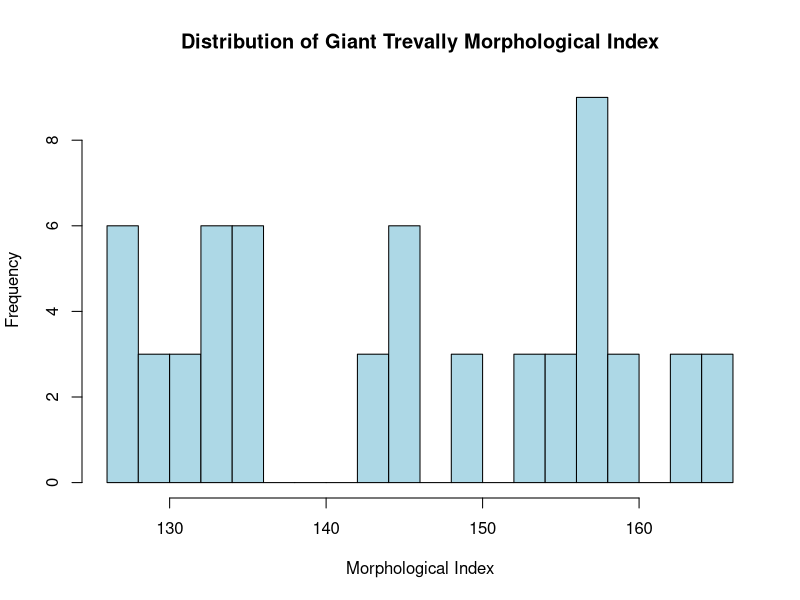
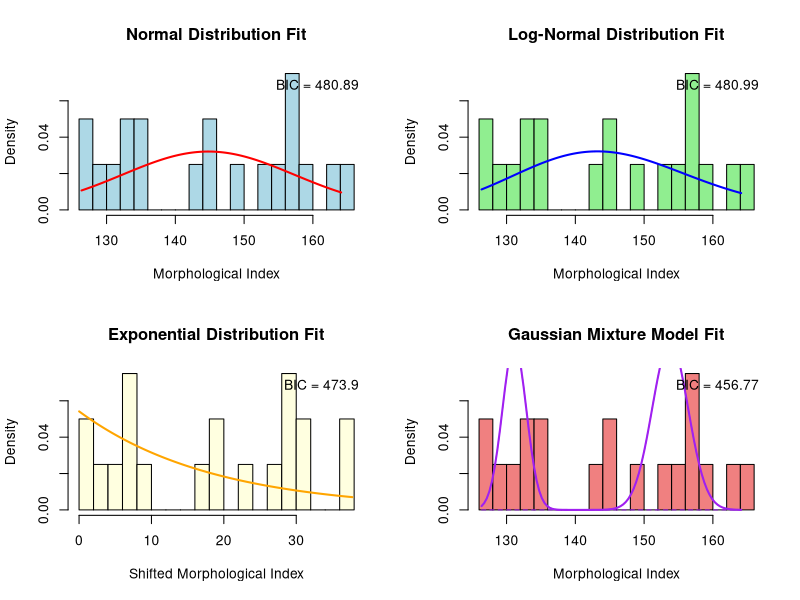

Reproduce these figures in R, in order. (Note: this script raises an error after producing the figures.)
# MaximillianBalter_Unit1_TrevallyGMM_BIOL672.r
# Author: Maximillian Balter
# OS: macOS
# Libraries/packages used: MASS, mixtools, ggplot2
# Input data files used: trevally_multivariate_data.txt
# Output files generated: trevally_gmm_analysis.pdf, trevally_bic_comparison.txt
# Analysis of Giant Trevally morphological data using Gaussian Mixture Models and BIC comparison
# This script performs Step 16 from the assignment sheet

# I need to load the required libraries for this analysis
library(MASS)     # I use this for the fitdistr function to fit simple probability distributions
library(mixtools) # I use this for the normalmixEM function to fit Gaussian mixture models  
library(ggplot2)  # I use this for creating plots

# I load the trevally data that I've been working with throughout this assignment
trevally_data <- read.table("Assignment1_data/trevally_multivariate_data.txt", header = TRUE, sep = "\t")

cat("Giant Trevally Morphological Data Analysis\n")
cat("Step 16: Gaussian Mixture Model and BIC Comparison\n")
cat("=================================================\n\n")

# I'm going to analyze the Morphological_Index because it represents the overall size of the villi
size_variable <- trevally_data$Morphological_Index # I extract this variable for my analysis
cat("Variable analyzed: Morphological_Index (overall morphological size)\n")
cat("Sample size:", length(size_variable), "observations\n") # I report how many fish I have data for
cat("Range:", round(min(size_variable), 2), "to", round(max(size_variable), 2), "\n") # I show the range of values
cat("Mean:", round(mean(size_variable), 2), "\n") # I calculate the average size
cat("Standard deviation:", round(sd(size_variable), 2), "\n\n") # I calculate how much variation there is

# I want to see what the distribution looks like before I start fitting models
cat("Creating initial histogram to examine distribution shape...\n")
hist(size_variable, breaks = 15, main = "Distribution of Giant Trevally Morphological Index", 
     xlab = "Morphological Index", ylab = "Frequency", col = "lightblue") # I make a histogram to see the shape

# Now I fit the first model - a normal distribution
cat("Fitting Model 1: Normal Distribution\n")
normal_fit <- fitdistr(size_variable, "normal") # I fit a normal distribution to my data
normal_loglik <- normal_fit$loglik # I extract the log-likelihood value
normal_bic <- BIC(normal_fit) # I calculate the BIC for this model
cat("Normal - Log-likelihood:", round(normal_loglik, 3), "BIC:", round(normal_bic, 3), "\n")

# Now I fit the second model - a log-normal distribution  
cat("Fitting Model 2: Log-Normal Distribution\n")
lognormal_fit <- fitdistr(size_variable, "lognormal") # I fit a log-normal distribution
lognormal_loglik <- lognormal_fit$loglik # I get the log-likelihood
lognormal_bic <- BIC(lognormal_fit) # I calculate BIC for log-normal
cat("Log-normal - Log-likelihood:", round(lognormal_loglik, 3), "BIC:", round(lognormal_bic, 3), "\n")

# For my third model, I choose an exponential distribution
cat("Fitting Model 3: Exponential Distribution (my choice)\n")
# I need to shift the data to make it positive since exponential distributions require positive values
shifted_data <- size_variable - min(size_variable) + 0.01 # I shift all values to be positive
exponential_fit <- fitdistr(shifted_data, "exponential") # I fit an exponential distribution
exponential_loglik <- exponential_fit$loglik # I get the log-likelihood
exponential_bic <- BIC(exponential_fit) # I calculate BIC for exponential
cat("Exponential - Log-likelihood:", round(exponential_loglik, 3), "BIC:", round(exponential_bic, 3), "\n")

# Finally, I fit the Gaussian Mixture Model with 2 components
cat("Fitting Model 4: Gaussian Mixture Model (2 components)\n")
gmm_fit <- normalmixEM(size_variable, k = 2, maxit = 1000) # I fit a 2-component mixture model
gmm_loglik <- gmm_fit$loglik # I extract the log-likelihood from the GMM

# I need to calculate BIC manually for the GMM since the BIC function doesn't work with mixture models
N <- length(size_variable) # I count how many observations I have
gmm_bic <- -2 * gmm_loglik + 4 * log(N) # I use the BIC formula with 4 parameters (2 means, 2 sigmas)
cat("GMM - Log-likelihood:", round(gmm_loglik, 3), "BIC:", round(gmm_bic, 3), "\n")

cat("\nGMM Components:\n") # I want to see what the two components look like
cat("Component 1: mean =", round(gmm_fit$mu[1], 3), "sigma =", round(sqrt(gmm_fit$sigma[1]), 3), "lambda =", round(gmm_fit$lambda[1], 3), "\n")
cat("Component 2: mean =", round(gmm_fit$mu[2], 3), "sigma =", round(sqrt(gmm_fit$sigma[2]), 3), "lambda =", round(gmm_fit$lambda[2], 3), "\n")

# Now I create a table to compare all my models
cat("\n=== BIC COMPARISON RESULTS ===\n")
models <- c("Normal", "Log-Normal", "Exponential", "GMM") # I list all the models I fitted
bic_values <- c(normal_bic, lognormal_bic, exponential_bic, gmm_bic) # I collect all the BIC values
loglik_values <- c(normal_loglik, lognormal_loglik, exponential_loglik, gmm_loglik) # I collect all log-likelihoods

# I make a dataframe to organize the results nicely
results_df <- data.frame(
  Model = models,
  LogLikelihood = round(loglik_values, 3),
  BIC = round(bic_values, 3),
  DeltaBIC = round(bic_values - min(bic_values), 3) # I calculate how much worse each model is than the best
)

# I sort the table so the best model (lowest BIC) is at the top
results_df <- results_df[order(results_df$BIC), ]
print(results_df) # I print the comparison table

# I identify which model won
best_model <- results_df$Model[1] # The first row has the best model
cat("\nBest model (lowest BIC):", best_model, "\n")

# I interpret what the Delta BIC values mean in practical terms
cat("\nDelta BIC Interpretation:\n")
for(i in 1:nrow(results_df)) { # I go through each model in my table
  delta <- results_df$DeltaBIC[i] # I get the delta BIC value
  model <- results_df$Model[i] # I get the model name
  if(delta == 0) { # If delta is zero, this is the best model
    cat(model, ": Best model (reference)\n")
  } else if(delta <= 2) { # If delta is small, there's still good support
    cat(model, ": Substantial support (ΔIC ≤ 2)\n") 
  } else if(delta <= 6) { # If delta is moderate, there's less support
    cat(model, ": Considerably less support (2 < ΔIC ≤ 6)\n")
  } else { # If delta is large, there's basically no support
    cat(model, ": Essentially no support (ΔIC > 6)\n")
  }
}

# Now I want to create plots to show how well each model fits my data
cat("\nCreating comprehensive visualization...\n")

pdf("Assignment1_output/plots/trevally_gmm_analysis.pdf", width = 12, height = 8) # I save my plots to a PDF file

# I set up a 2x2 grid to show all four models
par(mfrow = c(2, 2))

# Plot 1: I show the histogram with the normal distribution curve
hist(size_variable, breaks = 15, freq = FALSE, main = "Normal Distribution Fit",
     xlab = "Morphological Index", ylab = "Density", col = "lightblue")
x_seq <- seq(min(size_variable), max(size_variable), length.out = 100) # I create a smooth sequence for plotting curves
normal_curve <- dnorm(x_seq, mean = normal_fit$estimate[1], sd = normal_fit$estimate[2]) # I calculate the normal curve
lines(x_seq, normal_curve, col = "red", lwd = 2) # I draw the normal curve in red
legend("topright", paste("BIC =", round(normal_bic, 2)), bty = "n") # I add the BIC value to the plot

# Plot 2: I show the histogram with the log-normal distribution curve  
hist(size_variable, breaks = 15, freq = FALSE, main = "Log-Normal Distribution Fit",
     xlab = "Morphological Index", ylab = "Density", col = "lightgreen")
lognormal_curve <- dlnorm(x_seq, meanlog = lognormal_fit$estimate[1], sdlog = lognormal_fit$estimate[2]) # I calculate the log-normal curve
lines(x_seq, lognormal_curve, col = "blue", lwd = 2) # I draw the log-normal curve in blue
legend("topright", paste("BIC =", round(lognormal_bic, 2)), bty = "n") # I add the BIC value

# Plot 3: I show the histogram with the exponential distribution curve
hist(shifted_data, breaks = 15, freq = FALSE, main = "Exponential Distribution Fit",
     xlab = "Shifted Morphological Index", ylab = "Density", col = "lightyellow")
x_seq_shifted <- seq(min(shifted_data), max(shifted_data), length.out = 100) # I create a sequence for the shifted data
exponential_curve <- dexp(x_seq_shifted, rate = exponential_fit$estimate[1]) # I calculate the exponential curve
lines(x_seq_shifted, exponential_curve, col = "orange", lwd = 2) # I draw the exponential curve in orange
legend("topright", paste("BIC =", round(exponential_bic, 2)), bty = "n") # I add the BIC value

# Plot 4: I show the histogram with the Gaussian mixture model
hist(size_variable, breaks = 15, freq = FALSE, main = "Gaussian Mixture Model Fit",
     xlab = "Morphological Index", ylab = "Density", col = "lightcoral")
# I calculate the overall GMM density as a weighted sum of the two components
gmm_curve <- gmm_fit$lambda[1] * dnorm(x_seq, mean = gmm_fit$mu[1], sd = sqrt(gmm_fit$sigma[1])) +
             gmm_fit$lambda[2] * dnorm(x_seq, mean = gmm_fit$mu[2], sd = sqrt(gmm_fit$sigma[2]))
lines(x_seq, gmm_curve, col = "purple", lwd = 2) # I draw the overall mixture curve in purple
# I also show the individual components as dashed lines so I can see what each component looks like
lines(x_seq, gmm_fit$lambda[1] * dnorm(x_seq, mean = gmm_fit$mu[1], sd = sqrt(gmm_fit$sigma[1])), 
      col = "purple", lty = 2) # First component as dashed line
lines(x_seq, gmm_fit$lambda[2] * dnorm(x_seq, mean = gmm_fit$mu[2], sd = sqrt(gmm_fit$sigma[2])), 
      col = "purple", lty = 2) # Second component as dashed line
legend("topright", paste("BIC =", round(gmm_bic, 2)), bty = "n") # I add the BIC value

dev.off() # I close the PDF file

# Save detailed results to file
sink('Assignment1_output/results/trevally_bic_comparison.txt')
cat('GAUSSIAN MIXTURE MODEL AND BIC COMPARISON RESULTS\n')
cat('Giant Trevally (Caranx ignobilis) Morphological Index Analysis\n\n')

cat('DATASET INFORMATION:\n')
cat('Variable: Morphological Index (sum of average length and width)\n')
cat('Sample size:', N, 'observations\n')
cat('Range:', round(min(size_variable), 2), 'to', round(max(size_variable), 2), '\n')
cat('Mean:', round(mean(size_variable), 2), '\n')
cat('Standard deviation:', round(sd(size_variable), 2), '\n\n')

cat('MODEL COMPARISON RESULTS:\n')
print(results_df)

cat('\nBEST MODEL:', best_model, '\n')
cat('This model has the lowest BIC value.\n\n')

cat('DETAILED MODEL PARAMETERS:\n')
cat('Normal Distribution:\n')
cat('  Mean:', round(normal_fit$estimate[1], 3), '\n')
cat('  SD:', round(normal_fit$estimate[2], 3), '\n\n')

cat('Log-Normal Distribution:\n')
cat('  Meanlog:', round(lognormal_fit$estimate[1], 3), '\n')
cat('  Sdlog:', round(lognormal_fit$estimate[2], 3), '\n\n')

cat('Exponential Distribution:\n')
cat('  Rate:', round(exponential_fit$estimate[1], 3), '\n\n')

cat('Gaussian Mixture Model:\n')
cat('  Component 1: mean =', round(gmm_fit$mu[1], 3), ', sigma =', round(sqrt(gmm_fit$sigma[1]), 3), ', weight =', round(gmm_fit$lambda[1], 3), '\n')
cat('  Component 2: mean =', round(gmm_fit$mu[2], 3), ', sigma =', round(sqrt(gmm_fit$sigma[2]), 3), ', weight =', round(gmm_fit$lambda[2], 3), '\n\n')

cat('INTERPRETATION:\n')
if(best_model == "GMM") {
  cat('The Gaussian Mixture Model provides the best fit, indicating MULTIMODALITY.\n')
  cat('This suggests latent structure in the trevally morphological data.\n')
  cat('The two components may represent different morphological types or treatment responses.\n')
} else {
  cat('A simpler distribution (', best_model, ') provides the best fit.\n')
  cat('This suggests the morphological index follows a unimodal distribution.\n')
  cat('No strong evidence for latent subpopulations in the data.\n')
}

cat('\nCONCLUSION:\n')
cat('BIC analysis')
if(best_model == "GMM") {
  cat(' supports the presence of latent structure in Giant Trevally morphological data.\n')
  cat('Complex multimodal distributions require sophisticated mixture modeling approaches.\n')
} else {
  cat(' suggests that Giant Trevally morphological index is adequately described by a', tolower(best_model), 'distribution.\n')
  cat('Simple probability models are sufficient for this dataset.\n')
}

sink()

cat("\nAnalysis complete!\n")
cat("Files generated:\n")
cat("- trevally_gmm_analysis.pdf (4-panel visualization)\n") 
cat("- trevally_bic_comparison.txt (detailed results)\n\n")

cat("FINAL SUMMARY:\n")
cat("Best fitting model:", best_model, "\n")
cat("Evidence for latent structure:", ifelse(best_model == "GMM", "YES", "NO"), "\n")
